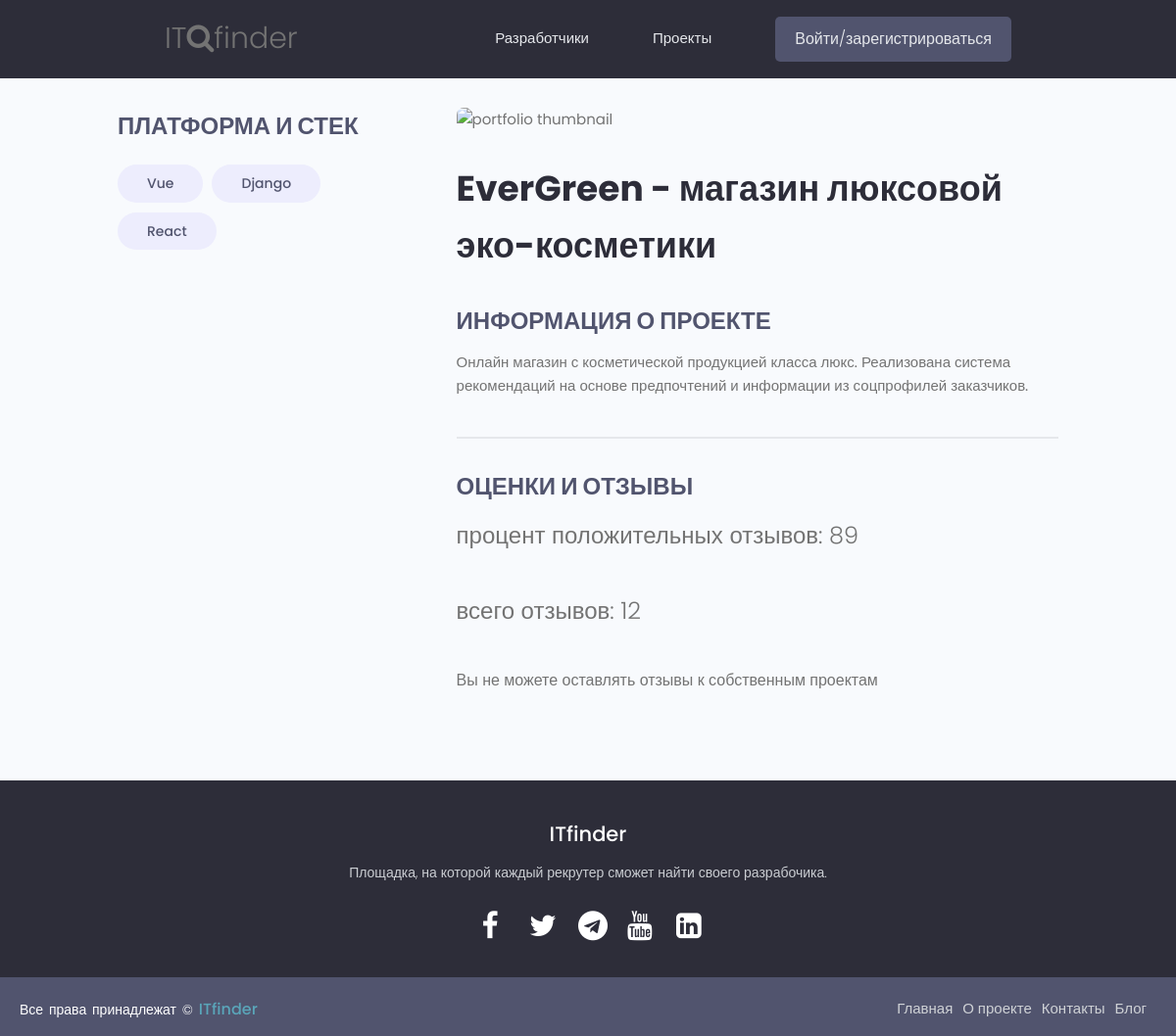
The app's page /project/evergreen-shop-luxury-cosmetics/ with its own data.
### projects/models.py (models this page shows, shortened)
class Tag(models.Model):
    name = models.CharField(max_length=100)
    slug = models.SlugField()
    created = models.DateTimeField(auto_now_add=True)
    id = models.UUIDField(default=uuid.uuid4, unique=True, primary_key=True, editable=False)
    def __str__(self):
        return self.name

class Project(models.Model):
    title = models.CharField(max_length=100)
    slug = models.SlugField()
    description = models.TextField(null=True, blank=True)
    tags = models.ManyToManyField(Tag, blank=True)
    total_votes = models.IntegerField(default=0, null=True, blank=True)
    votes_ratio = models.IntegerField(default=0, null=True, blank=True)
    demo_link = models.CharField(max_length=500, null=True, blank=True)
    source_link = models.CharField(max_length=500, null=True, blank=True)
    created = models.DateTimeField(auto_now_add=True)
    id = models.UUIDField(default=uuid.uuid4, unique=True, primary_key=True, editable=False)

### projects/views.py (the view)
# urls.py: path('project/<slug:project_slug>/', views.project, name="project"),
def project(request, project_slug):
	project = Project.objects.get(slug=project_slug)
	tags = project.tags.all()
	return render(request, 'projects/single-project.html', {'project': project})

### projects/templates/projects/single-project.html (shortened to what this page needs)
{% extends 'base.html' %}
{% block content %}
<main class="singleProject my-md">
    <div class="container">
        <div class="layout">
            <div class="column column--1of3">
                <h3 class="singleProject__subtitle">Платформа и стек</h3>
                <div class="singleProject__toolStack">
                {% for tag in project.tags.all %}
                <a href="{% url 'tag' tag.slug %}" class="tag tag--pill tag--sub tag--lg">{{tag}}</a>
                {% endfor %}
                </div>
            </div>
            <div class="column column--2of3">
                <img class="singleProject__preview" src="{{ project.imageURL }}" alt="portfolio thumbnail" />
                <h2 class="singleProject__title">{{ project.title }}</h2>
                <h3 class="singleProject__subtitle">Информация о проекте</h3>
                <div class="singleProject__info">
                    {{ project.description }}
                </div>
                <div class="comments">
                    <h3 class="singleProject__subtitle">Оценки и отзывы</h3>
                    <h5 class="project--rating">
                    процент положительных отзывов: {{project.votes_ratio}}
                    </h5>
                    <h5 class="project--rating">
                    всего отзывов: {{project.total_votes}}
                    </h5>
                    {% if request.user.profile.id in project.reviewers %}
                    <p>Вы уже писали отзыв об этом проекте</p>
                    {% elif request.user.profile == project.owner %}
                    <p>Вы не можете оставлять отзывы к собственным проектам</p>
                    {% else %}
                    <a href="{% url 'login' %}?next={{ request.path }}">Войдите, чтобы оставить отзыв</a>
                    {% endif %}
                </div>
            </div>
        </div>
    </div>
</main>
{% endblock %}

### templates/base.html (shortened to what this page needs)
<!DOCTYPE html>
{% load static %}
<html>
<head>
    <link rel="stylesheet" href="https://cdn.iconmonstr.com/1.3.0/css/iconmonstr-iconic-font.min.css" />
    <link rel="stylesheet" href="{% static 'uikit/styles/uikit.css' %}" />
    <link rel="stylesheet" href="https://stackpath.bootstrapcdn.com/font-awesome/4.7.0/css/font-awesome.min.css">
   <link rel="stylesheet" href="{% static 'styles/main.css' %}" />
</head>
<body>
    {% include 'navbar.html' %}
    {% block content %}
    {% endblock content %}
    <div>
    <footer class="site-footer">
        <div class="footer-content">
            <h3>ITfinder</h3>
            <p>Площадка, на которой каждый рекрутер сможет найти своего разрабочика.</p>
            <ul class="socials">
                <li><a href="#"><i class="fa fa-facebook"></i></a></li>
                <li><a href="#"><i class="fa fa-twitter"></i></a></li>
                <li><a href="#"><i class="fa fa-telegram"></i></a></li>
                <li><a href="#"><i class="fa fa-youtube"></i></a></li>
                <li><a href="#"><i class="fa fa-linkedin-square"></i></a></li>
            </ul>
        </div>
        <div class="footer-bottom">
            <p>Все права принадлежат &copy; <a href="#">ITfinder</a>  </p>
                    <div class="footer-menu">
                      <ul class="f-menu">
                        <li><a href="">Главная</a></li>
                        <li><a href="">О проекте</a></li>
                        <li><a href="">Контакты</a></li>
                        <li><a href="">Блог</a></li>
                      </ul>
                    </div>
        </div>
    </footer>
</body>
</html>

### templates/navbar.html (shortened to what this page needs)
{% load static %}
<header class="header">
    <div class="container container--narrow">
        <a href="{% url 'projects' %}"><span class="header__logo">IT<i class="fa fa-search"></i>finder</span></a>
        <nav class="header__nav">
            <ul class="header__menu">
                <li class="header__menuItem"><a href="#">Разработчики</a></li>
                <li class="header__menuItem"><a href="#">Проекты</a></li>
                {% if request.user.is_authenticated %}
                <li class="header__menuItem"><a href="#">Сообщения</a></li>
                <li class="header__menuItem"><a href="#">Мой аккаунт</a></li>
                <li class="header__menuItem"><a href="#" class="btn btn--sub">Выйти</a></li>
                {% else %}
                <li class="header__menuItem"><a href="#" class="btn btn--sub">Войти/зарегистрироваться</a></li>
                {% endif %}
            </ul>
        </nav>
    </div>
</header>

### static/styles/main.css (style rules this page uses)
* { margin: 0; padding: 0; box-sizing: border-box; }
.site-footer { bottom: 0; left: 0; right: 0; background: #2d2d39; height: auto; width: 100vw; padding-top: 40px; color: #fff; }
.footer-content { display: flex; align-items: center; justify-content: center; flex-direction: column; text-align: center; }
.footer-content h3 { font-size: 2.1rem; font-weight: 500; line-height: 3rem; }
.footer-content p { max-width: 500px; margin: 10px auto; line-height: 28px; font-size: 14px; color: #cacdd2; }
.socials { list-style: none; display: flex; align-items: center; justify-content: center; margin: 1rem 0 3rem 0; }
.socials li { margin: 0 10px; }
.socials a { text-decoration: none; color: #fff; padding: 5px; }
.socials a i { font-size: 3rem; width: 20px; transition: color .4s ease; }
.footer-bottom { background-color: var(--color-sub-light); width: 100vw; padding: 20px; padding-bottom: 40px; text-align: center; }
.footer-bottom p { color:#fff; float: left; font-size: 14px; word-spacing: 2px; }
.footer-bottom p a { color:#5aa5b9; font-size: 16px; text-decoration: none; }
.footer-menu { float: right; }
.footer-menu ul { display: flex; }
.footer-menu ul li { padding-right: 10px; display: block; }
.footer-menu ul li a { color: #cfd2d6; text-decoration: none; }
:root { --color-sub: #2d2d39; }
.btn--sub { background-color: var(--color-sub-light); }
img { width: 100%; }
.header { position: sticky; z-index: 111; background-color: var(--color-sub); padding: 1.5rem 0; }
.header > .container { display: flex; justify-content: space-between; align-items: center; }
.header__logo { font-size: 3rem; font-weight: 300; }
.header__nav > ul { display: inline-flex; align-items: center; list-style: none; gap: 6.5rem; }
.header__menuItem > a { color: var(--color-light); font-weight: 300; }
.singleProject .column--1of3 { order: 2; }
@media screen and (min-width: 1081px) { .singleProject .column--1of3 { order: 1; } }
@media screen and (min-width: 1081px) { .singleProject .column--2of3 { order: 2; } }
.singleProject__toolStack { margin-top: 2rem; margin-bottom: 4rem; }
.singleProject__preview { height: 50vh; object-fit: cover; object-position: top center; margin-bottom: 3rem; border-radius: 0.7rem; }
.singleProject__title { font-size: 3.6rem; font-weight: 700; color: var(--color-sub); margin-bottom: 3rem; }
.project--rating { margin-bottom: 1.6em; margin-top: .5em; }
.singleProject__subtitle { text-transform: uppercase; font-size: 2.4rem; font-weight: 700; color: var(--color-sub-light); margin-bottom: 1rem; }
.comments { margin-top: 4rem; padding-top: 3rem; border-top: 2px solid var(--color-light); }

### static/uikit/styles/modules/_variables.css (style rules this page uses)
:root { --color-main: #5aa5b9; --color-main-light: #e6faff; --color-sub: #3f4156; --color-sub-light: #51546e; --color-sub-lighter: #ededfd; --color-text: #737373; --color-gray: #8b8b8b; --color-light: #e5e7eb; --color-light-gray: #767676; --color-bg: #f8fafd; --color-white: #fffefd; --color-white-light: #f3f3f3; --color-success: #359e64; --color-success-bg: #def8e8; --color-error: #fc4b0b; --color-error-bg: #fff2ee; --font-base: 'Poppins', arial, helvetica, 'Segoe UI', roboto, ubuntu, sans-serif; --font-monospace: 'Fira Code', 'Courier New', courier, monospace; --font-regular: 300; --font-medium: 500; --font-bold: 700; --generic-shadow: 1px 1px 5px #00000010; --generic-transition: all 0.3s ease-in-out; }

### static/uikit/styles/modules/_base.css (style rules this page uses)
* { margin: 0; padding: 0; box-sizing: border-box; text-rendering: optimizeLegibility; color: inherit; font-size: inherit; }
html { font-size: 50%; }
@media only screen and (min-width: 480px) { html { font-size: 56.25%; } }
@media only screen and (min-width: 1200px) { html { font-size: 62.5%; } }
body { line-height: 1.6; font-weight: 400; font-size: 1.5rem; color: var(--color-text); background-color: var(--color-bg); min-height: 100vh; }

### static/uikit/styles/modules/_typography.css (style rules this page uses)
* { font-family: var(--font-base); }
h2 { font-size: 3.6rem; font-weight: var(--font-bold); }
h3 { font-size: 3.2rem; font-weight: var(--font-medium); }
h5 { font-size: 2.4rem; font-weight: var(--font-medium); }
h5, h6 { font-weight: var(--font-regular); }
p, span, strong { font-size: 1.6rem; color: var(--color-text); font-weight: var(--font-regular); }
a { padding-bottom: 2px; text-decoration: none; display: inline-block; color: var(--color-main); font-weight: var(--font-medium); }

### static/uikit/styles/modules/_layout.css (style rules this page uses)
.layout { display: flex; flex-flow: row wrap; justify-content: space-between; }
.layout > .column { margin-bottom: 3rem; }
.layout > .column.column--1of3 { flex-basis: 30%; }
.layout > .column.column--2of3 { flex-basis: 64%; }

### records on screen
Tag: name "Vue"
Tag: name "Django"
Tag: name "React"
Project: title "EverGreen - магазин люксовой эко-косметики", description "Онлайн магазин с косметической продукцией класса люкс. Реализована система рекомендаций на основе предпочтений и информации из соцпрофилей заказчиков.", votes_ratio "89", total_votes "12"
